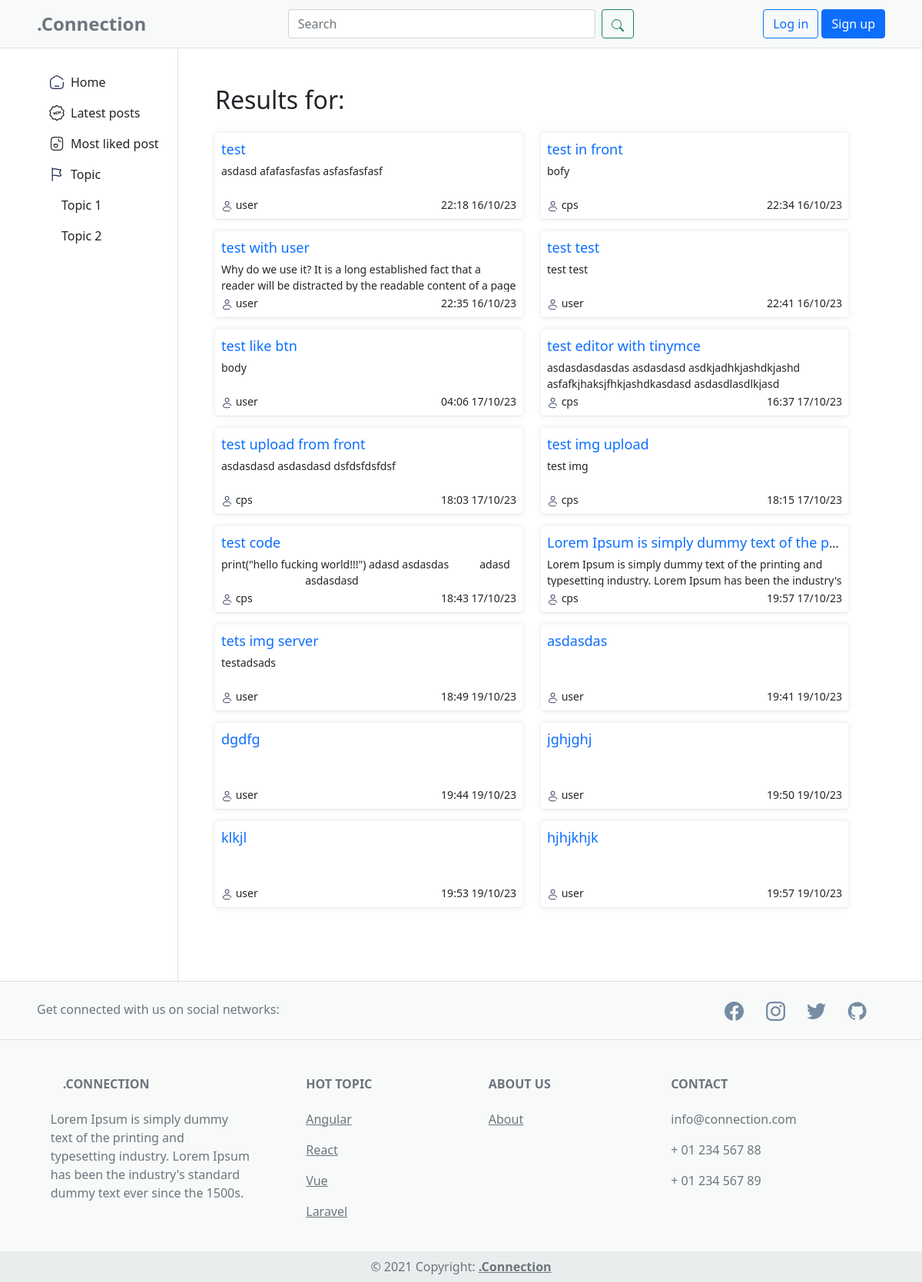
The app's page /search/, older data.
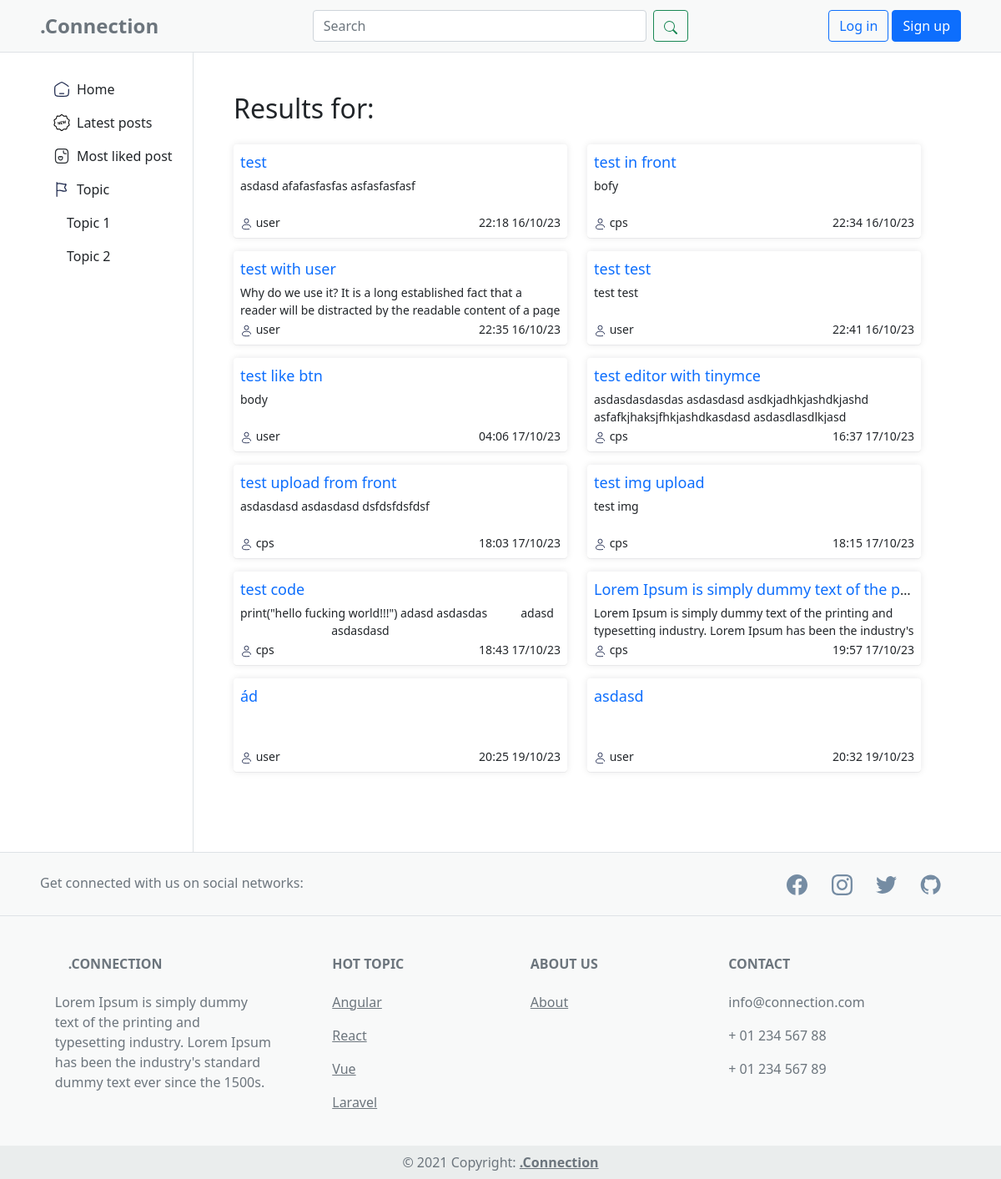
The same page, newer data.
### app/models.py (models this page shows, shortened)
class Post(models.Model):
    title = models.CharField(max_length=200)
    content = HTMLField()
    user = models.ForeignKey(User, on_delete=models.CASCADE, default=None)
    likes = models.ManyToManyField(User, related_name='liked_posts')
    pub_date = models.DateTimeField(auto_now_add=True)

### app/views.py (the view)
# urls.py: path('search/', views.search_view, name='search'),
def search_view(request):
    query = request.GET.get('q', '')
    results = Post.objects.filter(Q(title__icontains=query) | Q(content__icontains=query))
    return render(request, 'app/search_results.html', {'results': results, 'query': query})

### templates/app/search_results.html (shortened to what this page needs)
{% extends "components/base.html"%}
{% load static %}
{% block extrastyles %}
<link rel="stylesheet" type="text/css" href="{% static 'css/app.css' %}" />
{% endblock extrastyles %}
{% block content %}
<h2>Results for: {{ query }}</h2>
<div class="row">
  {% for post in results %}
  <div class="col-xl-6">
    <div class="rounded p-2 mt-3 post-card">
      <div class="text-truncate mb-1">
        <a class="text-decoration-none text-md" href="{% url 'post' id=post.id %}">{{ post.title }}</a>
      </div>
      <div>
        <p class="m-0 text-truncate text-sm text-wrap post-content">
          {{ post.content|striptags }}
        </p>
        <div class="m-0 mt-1 text-sm d-flex justify-content-between">
          <div>
            <span>{{post.user}}</span>
          </div>
          <span>{{post.pub_date|date:"H:i d/m/y" }}</span>
        </div>
      </div>
    </div>
  </div>
  {% endfor %}
</div>
{% endblock content %}

Row changes from the older to the newer data that the page shows:
removed Post: title "tets img server", content "testadsads", user "user", pub_date "18:49 19/10/23"
removed Post: title "asdasdas", user "user", pub_date "19:41 19/10/23"
removed Post: title "dgdfg", user "user", pub_date "19:44 19/10/23"
removed Post: title "jghjghj", user "user", pub_date "19:50 19/10/23"
removed Post: title "klkjl", user "user", pub_date "19:53 19/10/23"
removed Post: title "hjhjkhjk", user "user", pub_date "19:57 19/10/23"
added Post: title "ád", user "user", pub_date "20:25 19/10/23"
added Post: title "asdasd", user "user", pub_date "20:32 19/10/23"
